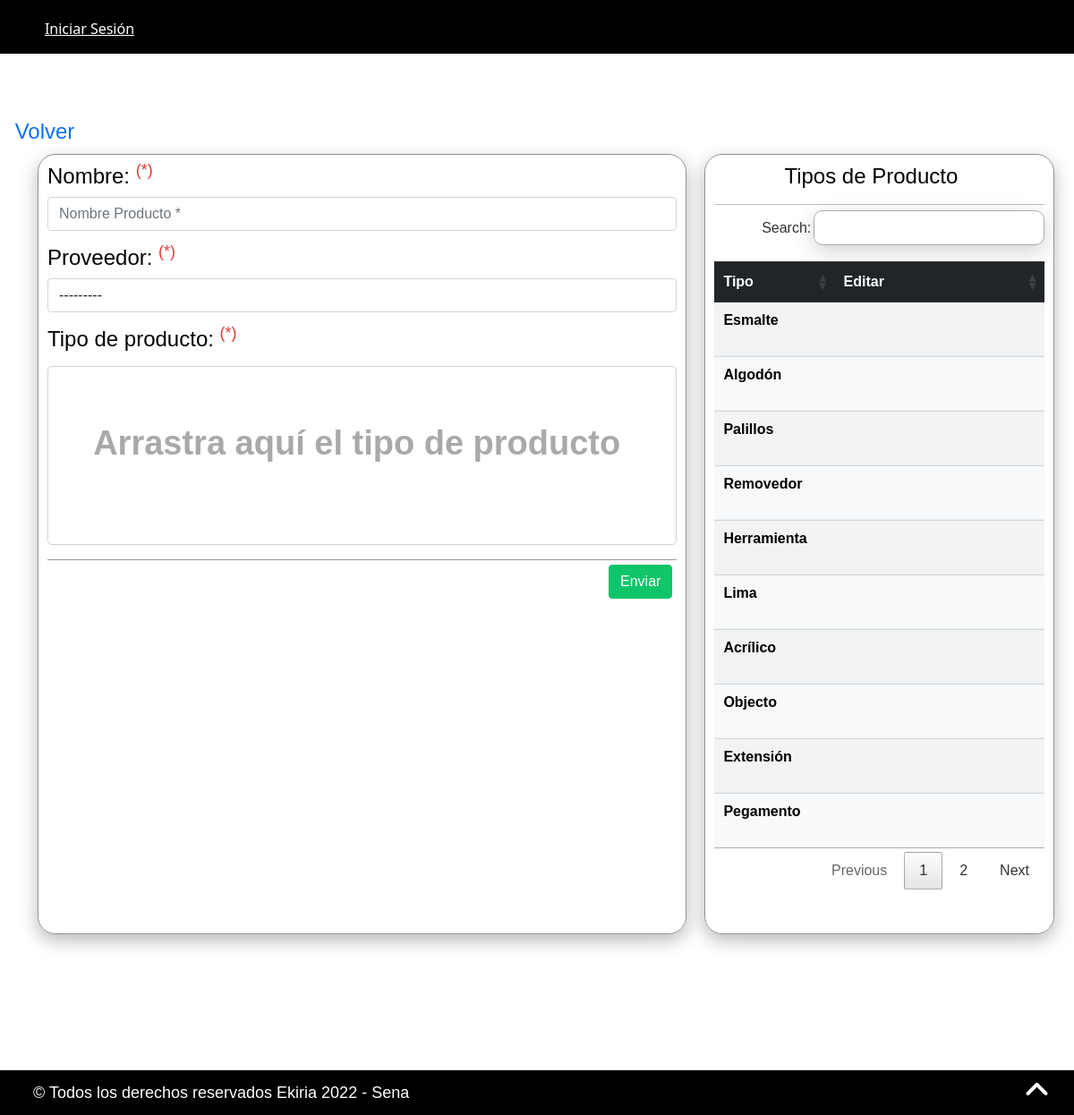
Page /Compras/crearprod/ (signed in) on the committed database.
### Modulo_compras/models.py (models this page shows, shortened)
class Tipo_producto(models.Model):
    id_tipo_producto=models.AutoField("id_tipo_producto",primary_key=True, unique=True)
    nombre=models.CharField(max_length=20,blank=False, null=False, unique=True)
    class Meta:
        verbose_name ='Tipo_producto'
        verbose_name_plural = 'Tipo_productos'
        ordering = ['nombre']
        db_table = 'Tipo_producto'

### Configuracion/models.py (models this page shows, shortened)
class cambiosFooter(models.Model):
    id_footer = models.AutoField(primary_key=True, unique=True)
    Direccion = models.CharField(max_length=500, null=False, blank=False)
    Telefono = models.CharField(max_length=20, null=False, blank=False)
    Derechos = models.CharField(max_length=20, null=False, blank=False)
    Footer_Color_Letra = models.CharField(max_length=20, null=False, blank=False)
    Footer_Color_Fondo = models.CharField(max_length=20, null=False, blank=False)
    Footer_tamano_Titulo = models.CharField(max_length=20, null=False, blank=False)
    Footer_tamano_Texto = models.CharField(max_length=20, null=False, blank=False)
    Footer_Tipo_Letra = models.CharField(max_length=20, null=False, blank=False)
    class Meta:
        db_table = "footer"

### Modulo_compras/views.py (the view, shortened to what this page needs)
class Crearprod(CreateView, PermissionMixin):
    permission_required = ['add_producto','view_tipo_producto','Administrador']
    model= Producto
    form_class=ProductosForm
    template_name='Funciones/agregarprod.html'
    def get_context_data(self, *args, **kwargs):
        context = super(Crearprod, self).get_context_data(**kwargs)
        try:
            UserSesion = if_admin(self.request)
            cambiosQueryset = cambios.objects.all()
            cambiosfQueryset = cambiosFooter.objects.all()
            tipo_producto = Tipo_producto.objects.all()
            context["User"]=UserSesion
            context['cambios']=cambiosQueryset
            context['footer']=cambiosfQueryset
            context['tipo']=tipo_producto
            return context
        except:
            return context

### Modulo_compras/forms.py (shortened to what this page needs)
class ProductosForm(forms.ModelForm):
    class Meta:
        model = Producto
        fields = ['nombre','proveedor','tipo_producto', 'cantidad']
        widgets={
            'nombre':forms.TextInput(
                attrs={
                    'class':'form-control',
                    'placeholder':'Nombre Producto *',
                    'required':'required',
                    'id':'nombre',
                }
            ),
            'proveedor': forms.Select(
                attrs={
                    'class':'form-control',
                    'id':'proveedor',
                    'required':'requerid',
                    'autocomplete':'off',
                }
            ),
            'tipo_producto':forms.HiddenInput(
                attrs={
                    'class':'form-control',
                    'id':'tipo_producto',
                }
            ),
            'cantidad':forms.HiddenInput(
                attrs={
                    'class':'form-control',
                    'id':'cantidad',
                    'required':'requerid',
                    'autocomplete':'off',
                    'value':'0',
                }
            )
        }

### Modulo_compras/models.py (called while the page is built)
    def __str__(self):
        return self.nombre

### Usuarios/context_processors.py (called while the page is built)
def registro_form(request):
    registro_form = Regitro()
    return{
        'registroForm':registro_form
    }

### Usuarios/views.py (called while the page is built)
def if_admin(request):
    UserSesion=""
    if request.session:
        try:
            if request.session['pk']:
                if request.user.administrador:
                    imagen = Usuario.objects.get(id_usuario=request.session['pk'])
                    imagen = imagen.img_usuario
                    UserSesion = {"username":request.session['username'], "rol":request.session['rol'], "imagen":imagen, "admin":request.session['Admin'],"notify":request.session['notificaciones']}
                    return UserSesion
                else:
                    return False
        except:
            return False

### Modulo_compras/Templates/Funciones/agregarprod.html (shortened to what this page needs)
{%extends 'Menu_Usuario.html'%} {% block head %} {% load static %}
<head>
    <link rel="stylesheet" href="/static/Modulo_compras/css/style.css">
    <link rel="stylesheet" href="https://use.fontawesome.com/releases/v5.15.4/css/all.css">
    <link rel="stylesheet" href="/static/bootstrap/css/bootstrap.css">
    <link rel="stylesheet" href="sweetalert2.min.css">
    <link rel="stylesheet" type="text/css" href="{%static 'Plugins/DataTables/jquery.dataTables.min.css' %}" />
    <link rel="stylesheet" type="text/css" href="https://cdn.datatables.net/responsive/2.3.0/css/responsive.dataTables.min.css">
</head>
{% endblock head %} {% block Contenido %}
<button class="btn btn-link col-md-1" style="text-decoration: none;"><a style="text-decoration: none; font-size: 24px; "  href="{%url 'listarprod'%}">Volver</a></button>
<div class="container GridProductos" style="margin-top: 0px!important;">
    <form class="fomularioProducto" action="" method="post">
        <h1 for="Nombre">Nombre: <sup>(*)</sup></h1> {{form.nombre}}
        <h1 for="proveedor">Proveedor: <sup>(*)</sup></h1> {{form.proveedor}}
        <h1 for="tipo_producto">Tipo de producto: <sup>(*)</sup></h1> {{form.tipo_producto}}
        <div for="tipo_producto" id="labelTp">
            <b id="Arrastrar" class="container">
                <br>
                Arrastra aquí el tipo de producto
            </b>
        </div>
        <div style="width: 100%; height: 40px; padding: 5px; position: sticky; bottom:0; background-color: white; border-top: 0.5px solid rgba(0, 0, 0, 0.4);">
            <button type="submit" class="btn btn-success " style="float: right;">Enviar</button>
        </div>
    </form>
    <div class="tipo_productoroductos">
        <i class="mdi mdi-plus-circle-outline" style="cursor:pointer;" onclick="agregartp('{%url 'creartp'%}')"></i>
        <h1>Tipos de Producto</h1>
        <hr>
        <table id="Tabletipo_producto" class="table display nowrap" cellspacing="0" width="100">
            <thead>
                <tr class="table-dark idNull">
                    <th scope="col">Tipo</th>
                    <th scope="col">Editar</th>
                </tr>
            </thead>
            <tbody id="tbody">
                {% for tipo in tipo %}
                <tr class="table-light focus idNull" draggable="true" id="caja{{tipo.pk}}">
                    <th scope="row">{{tipo.nombre}}</th>
                    <td>
                        <button class="estado" type="button" style="background: none;color: inherit;border: none;padding: 0;font: inherit;cursor: pointer;outline: inherit;" onclick="modificartp('{%url 'modificartp' tipo.pk %}')"><i class="mdi mdi-account-edit"></i>
                        </button>
                    </td>
                </tr>
                {% endfor %}
            </tbody>
        </table>
    </div>
</div>
 {% endblock Contenido %}

### Proyecto_Ekiria/Templates/Menu_Usuario.html (shortened to what this page needs)
{% include "preloader.html" %}
<!DOCTYPE html>
<html lang="es">
<head>
    {% block head %}{% endblock head %}
</head>
<body>
    <div class="contentMenu" id="contentMenu">{% if User %}
        <div class="toggle ">
            <i class="abrir fas fa-bars "></i>
            <i class="cerrar fas fa-times "></i>
        </div>
        {% else %}
        <div class="Init__Sec">
            <a href="{%url 'IniciarSesion'%}" style="color: white;">Iniciar Sesión</a>
        </div>
        {% endif %}
        <div class="menus">
        </div>
        <div class="grid">
            <div class="content" id="body-content-menu">
                <div class="relle">
                    <div class="contentDiv" id="div">
                        <br><br><br> {% block Contenido %}{% endblock Contenido %}
                    <br><br><br><br><br><br><br>
                </div>
            </div>
            {% block footer %}
            <div class="footerE">
                {%if footer%} {%for cambiosFooter in footer%}
                <div class="footerContent" id="texto2">
                    <div class="Principal">
                        <ul>
                            <li>
                                <h3 id="text4" class="tipo2">&copy; Todos los derechos reservados Ekiria {{cambiosFooter.Derechos}} - Sena</h3>
                            </li>
                            <li onclick="Footer()"><i class="fa fa-angle-up icon_show"></i></li>
                        </ul>
                    </div>
                </div>
                {%endfor%} {%else%}
                <h1>No hay registros</h1>
                {%endif%}
            </div>
            {% endblock footer %}
        </div>
    </div>
    </div>
</body>
</html>

### Proyecto_Ekiria/Templates/preloader.html (shortened to what this page needs)
{% load static %}
<!DOCTYPE html>
<html lang="en">
<head>
    <link rel="stylesheet" href="{% static 'Proyecto_Ekiria/css/stylePreloader.css'%}">
    <link rel="stylesheet" href="https://use.fontawesome.com/releases/v5.15.4/css/all.css">
    <link rel="stylesheet" href="https://cdnjs.cloudflare.com/ajax/libs/font-awesome/6.0.0/css/all.min.css" />
    <link rel="stylesheet" href="https://cdnjs.cloudflare.com/ajax/libs/font-awesome/6.1.1/css/all.min.css" />
    <link href="https://cdn.jsdelivr.net/npm/bootstrap@5.0.2/dist/css/bootstrap.min.css" rel="stylesheet">
    <link href="{% static 'Proyecto_Ekiria/assets/css/bootstrap.min.css'%}" rel="stylesheet" type="text/css" />
    <link href="{% static 'Proyecto_Ekiria/assets/css/icons.css'%}" rel="stylesheet" type="text/css" />
    <link href="{% static 'Proyecto_Ekiria/assets/css/style.css'%}" rel="stylesheet" type="text/css" />
    <link rel="stylesheet" href="{% static 'Proyecto_Ekiria/css/styleMenuUsuario.css'%}">
    <link rel="stylesheet" href="https://stackpath.bootstrapcdn.com/bootstrap/4.4.1/css/bootstrap.min.css">
    <link rel="stylesheet" type="text/css" href="https://cdn.datatables.net/1.12.1/css/jquery.dataTables.min.css" />
    <link rel="stylesheet" type="text/css" href="https://cdn.datatables.net/responsive/2.3.0/css/responsive.dataTables.min.css">
    <link rel="stylesheet" href="{% static 'Proyecto_Ekiria/css/estilosIcono.css' %}">
</head>
<body>
</body>
</html>

### static/Proyecto_Ekiria/css/stylePreloader.css (style rules this page uses)
* { margin: 0; padding: 0; box-sizing: border-box; --black: #000000; --menu_color: #0f0f0f; --white: #fff; --ShinyPurple: #a200ff; --Purple: #572364; }
body { background: #fff !important; overflow: hidden; }
.contentMenu { visibility: hidden; }

### static/Proyecto_Ekiria/css/styleMenuUsuario.css (style rules this page uses)
* { margin: 0; padding: 0; box-sizing: border-box; }
body { min-height: 100vh; }
.grid { position: fixed; background-color: transparent; top: 0px; left: 0; bottom: 0; width: 100%; box-sizing: initial; display: flex; }
.content { margin-top: 60px; margin-bottom: 0px; }
@media (min-width: 950px) { .content { width: 100%; top: 0px; margin-right: 0px; overflow: auto; float: right; transition: 0.2s; } }
.menus { position: sticky; top: 0px; margin: 0 auto; width: 100%; height: 60px; border-bottom: 2px solid black; background: var(--menu_color); z-index: 9; background-color: black; }
.content .contentDiv { position: relative; top: -10px; width: 100%; padding: 0; }
.Init__Sec { position: fixed; top: 12px; bottom: 0px; width: 200px; height: 40px; cursor: pointer; display: flex; justify-content: center; align-items: center; z-index: 10; transition: 0.5s; }
.footerE { position: fixed; bottom: 0; margin: 0; width: 100%; padding: 0; margin: 0; z-index: 10; }
.footerE .footerContent { padding: 5px; list-style: none; }
.footerE .footerContent .Principal ul { list-style: none; display: flex; justify-content: space-between; padding-right: 15px; font-size: 18px; margin-bottom: 0px; }
.footerE .footerContent .Principal ul li { margin-top: 10px; }
.footerE .footerContent .Principal ul li i { font-size: 32px; margin-top: -20px; padding: 0 7.5px 5px 7px; }

### static/Modulo_compras/css/style.css (style rules this page uses)
body { background-image: linear-gradient(rgba(5, 7, 12, 0.75)), url(/static/Modulo_compras/img/ESPACIO.jpg); }
:root { --logotipo: #2b035fc4; --profesion: #ffffff; --primario: #480575; }
.GridProductos { margin-top: 40px; display: grid; grid-template-columns: 65% 35%; grid-gap: 20px; }
.GridProductos .fomularioProducto, .GridProductos .tipo_productoroductos { padding: 10px; width: 100%; border-radius: 20px; border: 0.3px solid rgb(146, 146, 146); height: 70vh; box-shadow: 0px 7px 20px rgba(0, 0, 0, 0.28); overflow: auto; }
.GridProductos .fomularioProducto h1 { font-size: 24px; }
.GridProductos .fomularioProducto h1 sup { color: #e93737; }
.GridProductos .fomularioProducto #labelTp { border-radius: 5px; border: 0.5px solid rgba(0, 0, 0, 0.185); text-align: center; width: 100%; height: 200px; }
.GridProductos .fomularioProducto #labelTp b { position: relative; font-size: 38px; margin-top: 100px; color: rgba(0, 0, 0, 0.336); }
.GridProductos .tipo_productoroductos table { width: 100%!important; }
.GridProductos .tipo_productoroductos i { font-size: 24px; position: relative; right: -5px; top: -10px; float: right; }
.GridProductos .tipo_productoroductos h1 { text-align: center; font-size: 24px; }

### Proyecto_Ekiria/Templates/preloader.html (style rules this page uses)
.Init__Sec { display: none; }
.menus { display: none; }
.btn { display: none; }
.footerE { display: none; }

### rows in the picture
Tipo_producto: nombre "Acrílico"
Tipo_producto: nombre "Algodón"
Tipo_producto: nombre "Esmalte"
Tipo_producto: nombre "Extensión"
Tipo_producto: nombre "Herramienta"
Tipo_producto: nombre "Lima"
Tipo_producto: nombre "Objecto"
Tipo_producto: nombre "Palillos"
Tipo_producto: nombre "Pegamento"
Tipo_producto: nombre "Removedor"
cambiosFooter: Derechos "2022"
